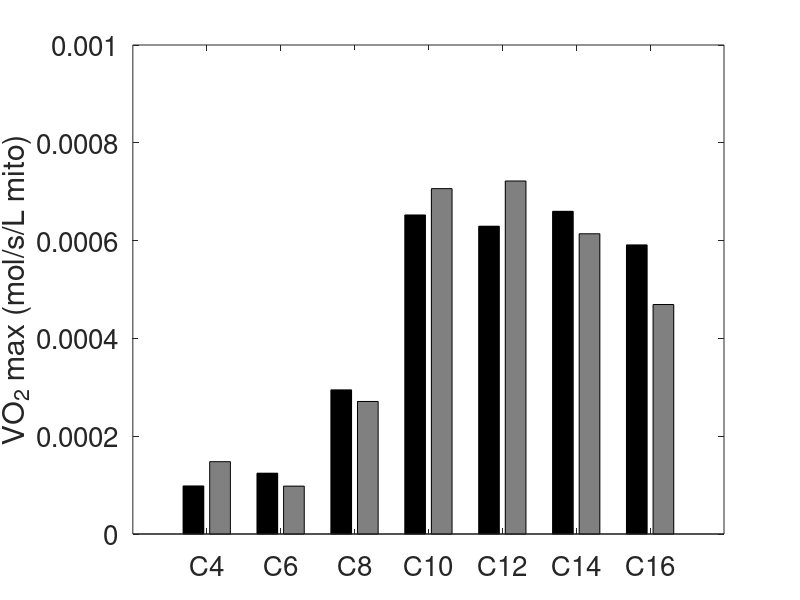

Recreate this plot in MATLAB. (Note: this script raises an error after producing the figure.)
load('Variability_Run')
%SA_isolated_mito_experiment % Raw code to produce variability run

%% Plot without L-Carnitine
JO2_nocarn=mean(sim_JO2_nocarn,1);
JO2_nocarnstd=std(sim_JO2_nocarn,1);
 Obs_JO2n = [ 9.8278E-05; 0.00012433; 0.000294761; 0.000652426; 0.000629419; 0.000659878; 0.000591224];
 obserrn=[1.22185E-05;1.06737E-05;5.96623E-05;0.000112975;0.000133269; 0.000170832; 0.000130777];
    Fit_Jn = flip(JO2_nocarn);
    Jabsn=[Obs_JO2n,Fit_Jn'];
    xbar=[1,2,3,4,5,6,7];
    figure;
    hl=bar(xbar,Jabsn,'grouped');
    hold on
    labels={'C4','C6','C8','C10','C12','C14','C16'};
    set(gca,'XTick',1:7,'XTickLabel',labels)
    set(gca,'Fontsize',20)
    
    set(hl(1), 'FaceColor', 'k')
    set(hl(2), 'FaceColor', [0.5 0.5 0.5])
    ylabel('VO_2 max (mol/s/L mito)')
    % title('Without L-Carnitine in the cytosol');
    ylim([0 1e-3])
  % Add errorbar
    ngroups = size(Jabsn, 1);
    nbars = size(Jabsn, 2);
    groupwidth = min(0.8, nbars/(nbars + 1.5));
    
        for m= 1:2:nbars
        xpos=(1:ngroups) - (groupwidth/2) + (2*m-1) * (groupwidth / (2*nbars));
        hold on
        errorbar(xpos,Jabsn(:,m),obserrn,obserrn,'color',[0.5 0.5 0.5],'linestyle','none')
        end
        hold on
        for m= 2:1:nbars
        xpos=(1:ngroups) - (groupwidth/2) + (2*m-1) * (groupwidth / (2*nbars));
        hold on
        errorbar(xpos,Jabsn(:,m),JO2_nocarnstd,JO2_nocarnstd,'color',[0.5 0.5 0.5],'linestyle','none')
        end
        lgd1=legend('Observed JO_2','Model Simulated JO_2','Standard Deviation');
        lgd1.Location = 'northwest'; lgd1.FontSize=12;
        xlabel('C_n  Acyl-Carnitine');

%% Plot with L-Carnitine
        JO2_carn=mean(sim_JO2_Carn,1);
        JO2_carnstd=std(sim_JO2_Carn,1);

        Obs_JO2 =[0.000477126; 0.000554358;  0.000547048;  0.000601049;  0.000272728;  0.000123818; 8.07258E-05;];
        Obs_JO2 =flip(Obs_JO2); 
        obserr=[5.11352E-05; 1.68106E-05; 2.39637E-05; 4.97114E-05; 0.000112614; 0.000157951; 9.70213E-05];

        Fit_J=flip(JO2_carn);
        Jabsn=[Obs_JO2,Fit_J'];
        
        xbar=[1,2,3,4,5,6,7];
        figure;
        h=bar(xbar,Jabsn,'grouped');
        hold on
        labels={'C4','C6','C8','C10','C12','C14','C16'};
        set(gca,'XTick',1:7,'XTickLabel',labels)
        set(gca,'Fontsize',20)
        set(h(1), 'FaceColor', 'k')
        set(h(2), 'FaceColor', [0.5 0.5 0.5])
        ylabel('VO_2 max (mol/s/L mito)')
        %title('With L-Carnitine in the cytosol');
        ylim([0 1e-3])
    
    % Add errorbar
        for m= 1:2:nbars
        xpos=(1:ngroups) - (groupwidth/2) + (2*m-1) * (groupwidth / (2*nbars));
        hold on
        errorbar(xpos,Jabsn(:,m),obserr,obserr,'color',[0.5 0.5 0.5],'linestyle','none')
        end
        hold on
        for m= 2:1:nbars
        xpos=(1:ngroups) - (groupwidth/2) + (2*m-1) * (groupwidth / (2*nbars));
        hold on
        errorbar(xpos,Jabsn(:,m),JO2_carnstd,JO2_carnstd,'color',[0.5 0.5 0.5],'linestyle','none')
        end
     	
     	lgd= legend('Observed JO_2','Model Simulated JO_2','Standard Deviation')
    	lgd.Location = 'northwest'; lgd.FontSize=12;
    	xlabel('C_n  Acyl-Carnitine');
    